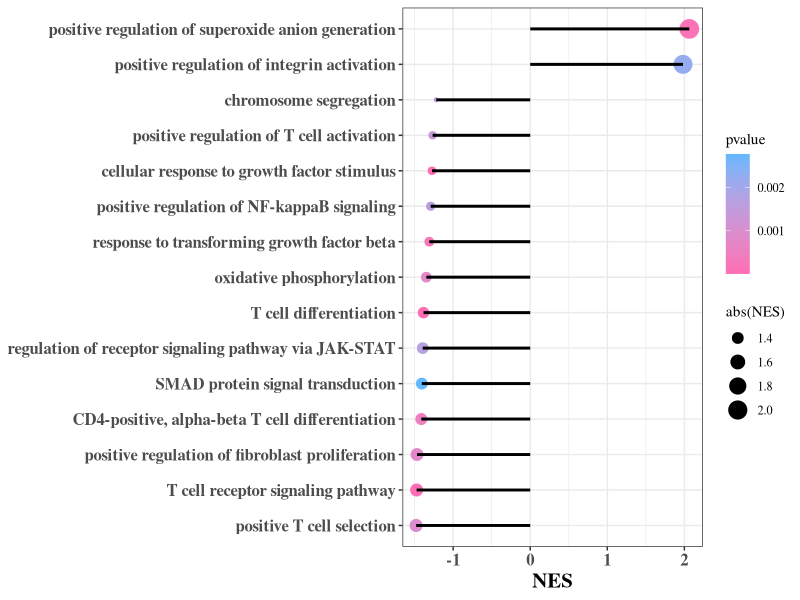

Generate this figure with R:
##########################################################################
# 画两组间GSEA分析的NES得分的棒棒糖图
library(ggplot2)
df = read.table("./GSEA_GOBP_barplot.txt", header=T, sep="\t")
p = ggplot(df, aes(x=NES, y=reorder(Description, NES), color=pvalue))+
geom_point(aes(size=abs(NES)))+
geom_segment(aes(x=0, xend=NES, y=Description, yend=Description), color="black", linewidth=1)+
scale_color_gradient(low="hotpink1", high="steelblue1")+
theme_bw()+
theme(text=element_text(family="Times"), axis.text.x=element_text(face="bold", size=12), axis.text.y=element_text(face="bold", size=12), axis.title.y=element_blank(), axis.title.x=element_text(face="bold", size=15))
ggsave("GSEA_GOBP_barplot.pdf", p, width=6, height=6)

